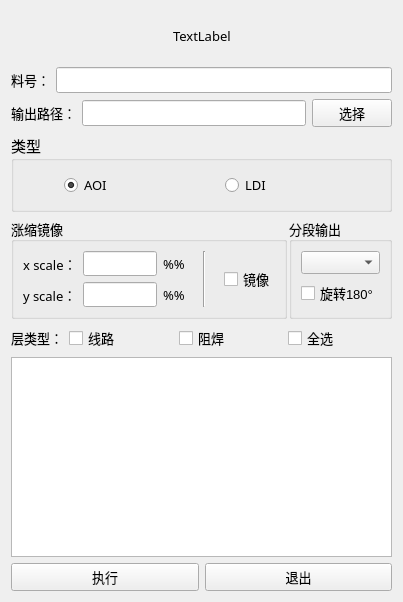
<?xml version="1.0" encoding="UTF-8"?>
<ui version="4.0">
 <class>Form</class>
 <widget class="QWidget" name="Form">
  <property name="geometry">
   <rect>
    <x>0</x>
    <y>0</y>
    <width>403</width>
    <height>602</height>
   </rect>
  </property>
  <property name="font">
   <font>
    <family>微软雅黑</family>
    <pointsize>10</pointsize>
   </font>
  </property>
  <property name="windowTitle">
   <string>AOI和LDI资料导出</string>
  </property>
  <layout class="QVBoxLayout" name="verticalLayout">
   <item>
    <layout class="QHBoxLayout" name="horizontalLayout">
     <item>
      <spacer name="horizontalSpacer">
       <property name="orientation">
        <enum>Qt::Horizontal</enum>
       </property>
       <property name="sizeHint" stdset="0">
        <size>
         <width>40</width>
         <height>20</height>
        </size>
       </property>
      </spacer>
     </item>
     <item>
      <widget class="QLabel" name="label_logo">
       <property name="minimumSize">
        <size>
         <width>0</width>
         <height>50</height>
        </size>
       </property>
       <property name="text">
        <string>TextLabel</string>
       </property>
      </widget>
     </item>
     <item>
      <spacer name="horizontalSpacer_2">
       <property name="orientation">
        <enum>Qt::Horizontal</enum>
       </property>
       <property name="sizeHint" stdset="0">
        <size>
         <width>40</width>
         <height>20</height>
        </size>
       </property>
      </spacer>
     </item>
    </layout>
   </item>
   <item>
    <layout class="QHBoxLayout" name="horizontalLayout_4">
     <item>
      <widget class="QLabel" name="label_2">
       <property name="text">
        <string>料号：</string>
       </property>
      </widget>
     </item>
     <item>
      <widget class="QLineEdit" name="lineEdit_jobname">
       <property name="readOnly">
        <bool>true</bool>
       </property>
      </widget>
     </item>
    </layout>
   </item>
   <item>
    <layout class="QHBoxLayout" name="horizontalLayout_3">
     <item>
      <widget class="QLabel" name="label_3">
       <property name="text">
        <string>输出路径：</string>
       </property>
      </widget>
     </item>
     <item>
      <widget class="QLineEdit" name="lineEdit_path"/>
     </item>
     <item>
      <widget class="QPushButton" name="pushButton_path">
       <property name="cursor">
        <cursorShape>PointingHandCursor</cursorShape>
       </property>
       <property name="text">
        <string>选择</string>
       </property>
      </widget>
     </item>
    </layout>
   </item>
   <item>
    <widget class="QGroupBox" name="groupBox">
     <property name="font">
      <font>
       <family>微软雅黑</family>
       <pointsize>11</pointsize>
      </font>
     </property>
     <property name="title">
      <string>类型</string>
     </property>
     <layout class="QHBoxLayout" name="horizontalLayout_2">
      <property name="spacing">
       <number>6</number>
      </property>
      <property name="leftMargin">
       <number>50</number>
      </property>
      <property name="topMargin">
       <number>12</number>
      </property>
      <property name="bottomMargin">
       <number>12</number>
      </property>
      <item>
       <widget class="QRadioButton" name="radioButton_aoi">
        <property name="font">
         <font>
          <family>微软雅黑</family>
          <pointsize>10</pointsize>
         </font>
        </property>
        <property name="text">
         <string>AOI</string>
        </property>
        <property name="checked">
         <bool>true</bool>
        </property>
       </widget>
      </item>
      <item>
       <widget class="QRadioButton" name="radioButton_ldi">
        <property name="font">
         <font>
          <family>微软雅黑</family>
          <pointsize>10</pointsize>
         </font>
        </property>
        <property name="text">
         <string>LDI</string>
        </property>
       </widget>
      </item>
     </layout>
    </widget>
   </item>
   <item>
    <layout class="QHBoxLayout" name="horizontalLayout_10">
     <property name="spacing">
      <number>2</number>
     </property>
     <item>
      <widget class="QGroupBox" name="groupBox_scale_mirror">
       <property name="title">
        <string>涨缩镜像</string>
       </property>
       <layout class="QGridLayout" name="gridLayout">
        <property name="horizontalSpacing">
         <number>18</number>
        </property>
        <item row="0" column="1" rowspan="3" colspan="2">
         <widget class="Line" name="line">
          <property name="orientation">
           <enum>Qt::Vertical</enum>
          </property>
         </widget>
        </item>
        <item row="2" column="0">
         <layout class="QHBoxLayout" name="horizontalLayout_9">
          <property name="spacing">
           <number>6</number>
          </property>
          <item>
           <widget class="QLabel" name="label_5">
            <property name="text">
             <string>y scale：</string>
            </property>
           </widget>
          </item>
          <item>
           <widget class="QLineEdit" name="lineEdit_y_scale">
            <property name="font">
             <font>
              <family>微软雅黑</family>
              <pointsize>9</pointsize>
             </font>
            </property>
           </widget>
          </item>
          <item>
           <widget class="QLabel" name="label_8">
            <property name="text">
             <string>%%</string>
            </property>
           </widget>
          </item>
         </layout>
        </item>
        <item row="0" column="0" rowspan="2">
         <layout class="QHBoxLayout" name="horizontalLayout_8">
          <property name="spacing">
           <number>6</number>
          </property>
          <item>
           <widget class="QLabel" name="label">
            <property name="text">
             <string>x scale：</string>
            </property>
           </widget>
          </item>
          <item>
           <widget class="QLineEdit" name="lineEdit_x_scale">
            <property name="font">
             <font>
              <family>微软雅黑</family>
              <pointsize>9</pointsize>
             </font>
            </property>
           </widget>
          </item>
          <item>
           <widget class="QLabel" name="label_7">
            <property name="text">
             <string>%%</string>
            </property>
           </widget>
          </item>
         </layout>
        </item>
        <item row="0" column="3" rowspan="3">
         <widget class="QCheckBox" name="checkBox">
          <property name="cursor">
           <cursorShape>PointingHandCursor</cursorShape>
          </property>
          <property name="text">
           <string>镜像</string>
          </property>
         </widget>
        </item>
       </layout>
       <widget class="QLabel" name="label_6">
        <property name="geometry">
         <rect>
          <x>210</x>
          <y>30</y>
          <width>16</width>
          <height>19</height>
         </rect>
        </property>
        <property name="text">
         <string/>
        </property>
       </widget>
      </widget>
     </item>
     <item>
      <widget class="QGroupBox" name="groupBox_split">
       <property name="title">
        <string>分段输出</string>
       </property>
       <layout class="QVBoxLayout" name="verticalLayout_6">
        <item>
         <widget class="QComboBox" name="comboBox_split">
          <property name="font">
           <font>
            <family>Segoe UI</family>
            <pointsize>10</pointsize>
           </font>
          </property>
         </widget>
        </item>
        <item>
         <widget class="QCheckBox" name="checkBox_split_rotate">
          <property name="font">
           <font>
            <family>Segoe UI</family>
            <pointsize>10</pointsize>
           </font>
          </property>
          <property name="text">
           <string>旋转180°</string>
          </property>
         </widget>
        </item>
       </layout>
      </widget>
     </item>
    </layout>
   </item>
   <item>
    <layout class="QHBoxLayout" name="horizontalLayout_6" stretch="0,1">
     <item>
      <widget class="QLabel" name="label_4">
       <property name="text">
        <string>层类型：</string>
       </property>
      </widget>
     </item>
     <item>
      <layout class="QHBoxLayout" name="horizontalLayout_5">
       <item>
        <widget class="QCheckBox" name="checkBox_signal">
         <property name="text">
          <string>线路</string>
         </property>
        </widget>
       </item>
       <item>
        <widget class="QCheckBox" name="checkBox_drill">
         <property name="text">
          <string>阻焊</string>
         </property>
        </widget>
       </item>
       <item>
        <widget class="QCheckBox" name="checkBox_select_all">
         <property name="text">
          <string>全选</string>
         </property>
        </widget>
       </item>
      </layout>
     </item>
    </layout>
   </item>
   <item>
    <widget class="QTableWidget" name="tableWidget"/>
   </item>
   <item>
    <layout class="QHBoxLayout" name="horizontalLayout_7">
     <item>
      <widget class="QPushButton" name="pushButton_exec">
       <property name="cursor">
        <cursorShape>PointingHandCursor</cursorShape>
       </property>
       <property name="text">
        <string>执行</string>
       </property>
      </widget>
     </item>
     <item>
      <widget class="QPushButton" name="pushButton_exit">
       <property name="cursor">
        <cursorShape>PointingHandCursor</cursorShape>
       </property>
       <property name="text">
        <string>退出</string>
       </property>
      </widget>
     </item>
    </layout>
   </item>
  </layout>
 </widget>
 <resources/>
 <connections/>
</ui>
